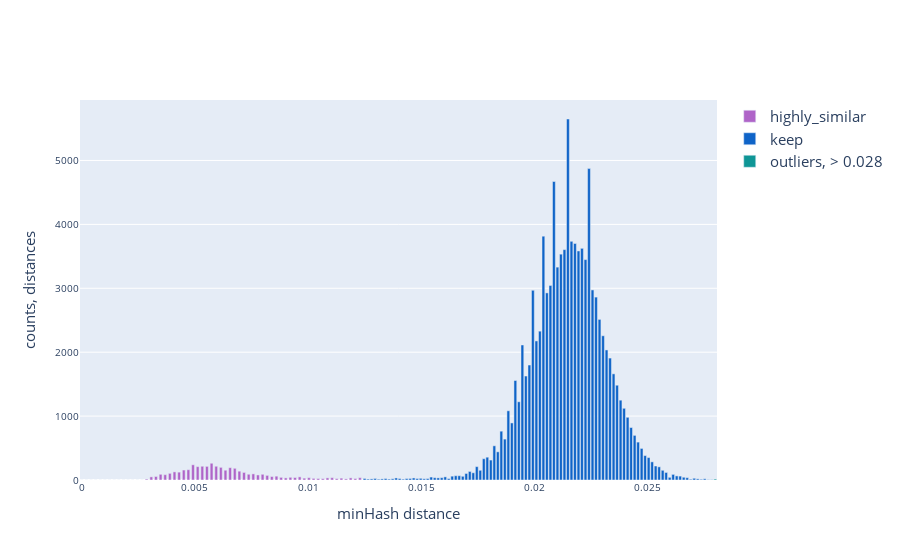

This figure's notebook cell:
### Code cell
make_histogram(collapse_to_single_col(df_distmat_003_no_outs))
